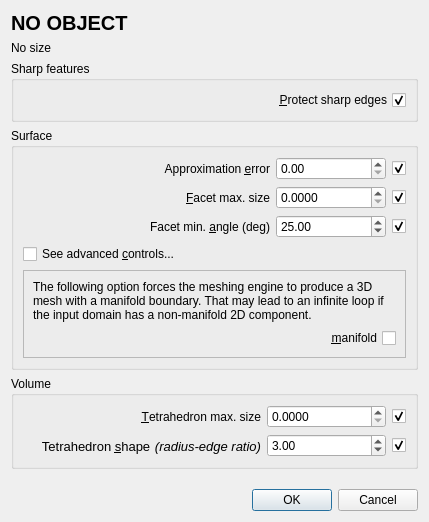
<?xml version="1.0" encoding="UTF-8"?>
<ui version="4.0">
 <class>Meshing_dialog</class>
 <widget class="QDialog" name="Meshing_dialog">
  <property name="enabled">
   <bool>true</bool>
  </property>
  <property name="geometry">
   <rect>
    <x>0</x>
    <y>0</y>
    <width>429</width>
    <height>428</height>
   </rect>
  </property>
  <property name="sizePolicy">
   <sizepolicy hsizetype="Preferred" vsizetype="Preferred">
    <horstretch>0</horstretch>
    <verstretch>0</verstretch>
   </sizepolicy>
  </property>
  <property name="windowTitle">
   <string>Meshing criteria</string>
  </property>
  <layout class="QVBoxLayout" name="verticalLayout">
   <item>
    <widget class="QLabel" name="objectName">
     <property name="font">
      <font>
       <pointsize>15</pointsize>
       <weight>75</weight>
       <bold>true</bold>
      </font>
     </property>
     <property name="text">
      <string>NO OBJECT</string>
     </property>
    </widget>
   </item>
   <item>
    <widget class="QLabel" name="objectNameSize">
     <property name="text">
      <string>No size</string>
     </property>
    </widget>
   </item>
   <item>
    <widget class="QGroupBox" name="sharpFeaturesGroup">
     <property name="layoutDirection">
      <enum>Qt::LeftToRight</enum>
     </property>
     <property name="title">
      <string>Sharp features</string>
     </property>
     <layout class="QGridLayout" name="gridLayout" columnstretch="2">
      <item row="0" column="0">
       <widget class="QCheckBox" name="protect">
        <property name="layoutDirection">
         <enum>Qt::RightToLeft</enum>
        </property>
        <property name="text">
         <string>&amp;Protect sharp edges</string>
        </property>
        <property name="checked">
         <bool>true</bool>
        </property>
       </widget>
      </item>
     </layout>
    </widget>
   </item>
   <item>
    <widget class="QGroupBox" name="groupBox">
     <property name="title">
      <string>Surface</string>
     </property>
     <layout class="QGridLayout" name="gridLayout_2" rowstretch="0,0,0,0,0,0,0,0,0" columnstretch="2,0,0">
      <item row="4" column="0">
       <widget class="QCheckBox" name="checkBox">
        <property name="text">
         <string>See advanced &amp;controls...</string>
        </property>
       </widget>
      </item>
      <item row="2" column="1">
       <widget class="QDoubleSpinBox" name="facetSizing">
        <property name="minimumSize">
         <size>
          <width>110</width>
          <height>0</height>
         </size>
        </property>
        <property name="decimals">
         <number>4</number>
        </property>
       </widget>
      </item>
      <item row="3" column="0">
       <widget class="QLabel" name="angleLabel">
        <property name="text">
         <string>Facet min. &amp;angle (deg)</string>
        </property>
        <property name="alignment">
         <set>Qt::AlignRight|Qt::AlignTrailing|Qt::AlignVCenter</set>
        </property>
        <property name="buddy">
         <cstring>facetAngle</cstring>
        </property>
       </widget>
      </item>
      <item row="3" column="2">
       <widget class="QCheckBox" name="noAngle">
        <property name="toolTip">
         <string>Enable/Disable parameter</string>
        </property>
        <property name="text">
         <string/>
        </property>
        <property name="checked">
         <bool>true</bool>
        </property>
       </widget>
      </item>
      <item row="1" column="0">
       <widget class="QLabel" name="approxLabel">
        <property name="text">
         <string>Approximation &amp;error</string>
        </property>
        <property name="alignment">
         <set>Qt::AlignRight|Qt::AlignTrailing|Qt::AlignVCenter</set>
        </property>
        <property name="buddy">
         <cstring>approx</cstring>
        </property>
       </widget>
      </item>
      <item row="2" column="0">
       <widget class="QLabel" name="sizingLabel">
        <property name="text">
         <string>&amp;Facet max. size</string>
        </property>
        <property name="alignment">
         <set>Qt::AlignRight|Qt::AlignTrailing|Qt::AlignVCenter</set>
        </property>
        <property name="buddy">
         <cstring>facetSizing</cstring>
        </property>
       </widget>
      </item>
      <item row="1" column="1">
       <widget class="QDoubleSpinBox" name="approx">
        <property name="minimumSize">
         <size>
          <width>110</width>
          <height>0</height>
         </size>
        </property>
       </widget>
      </item>
      <item row="2" column="2">
       <widget class="QCheckBox" name="noFacetSizing">
        <property name="toolTip">
         <string>Enable/Disable parameter</string>
        </property>
        <property name="text">
         <string/>
        </property>
        <property name="checked">
         <bool>true</bool>
        </property>
       </widget>
      </item>
      <item row="3" column="1">
       <widget class="QDoubleSpinBox" name="facetAngle">
        <property name="minimumSize">
         <size>
          <width>110</width>
          <height>0</height>
         </size>
        </property>
        <property name="minimum">
         <double>1.000000000000000</double>
        </property>
        <property name="maximum">
         <double>30.000000000000000</double>
        </property>
        <property name="value">
         <double>25.000000000000000</double>
        </property>
       </widget>
      </item>
      <item row="1" column="2">
       <widget class="QCheckBox" name="noApprox">
        <property name="toolTip">
         <string>Enable/Disable parameter</string>
        </property>
        <property name="text">
         <string/>
        </property>
        <property name="checked">
         <bool>true</bool>
        </property>
       </widget>
      </item>
      <item row="8" column="0" colspan="3">
       <widget class="QFrame" name="advanced">
        <property name="visible">
         <bool>false</bool>
        </property>
        <property name="frameShape">
         <enum>QFrame::StyledPanel</enum>
        </property>
        <property name="frameShadow">
         <enum>QFrame::Plain</enum>
        </property>
        <layout class="QVBoxLayout" name="advancedLayout">
         <item>
          <widget class="QLabel" name="manifoldLabel">
           <property name="sizePolicy">
            <sizepolicy hsizetype="Preferred" vsizetype="MinimumExpanding">
             <horstretch>0</horstretch>
             <verstretch>0</verstretch>
            </sizepolicy>
           </property>
           <property name="text">
            <string>The following option forces the meshing engine to produce a 3D mesh with a manifold boundary. That may lead to an infinite loop if the input domain has a non-manifold 2D component.</string>
           </property>
           <property name="wordWrap">
            <bool>true</bool>
           </property>
          </widget>
         </item>
         <item>
          <widget class="QCheckBox" name="manifoldCheckBox">
           <property name="layoutDirection">
            <enum>Qt::RightToLeft</enum>
           </property>
           <property name="text">
            <string>&amp;manifold</string>
           </property>
          </widget>
         </item>
        </layout>
       </widget>
      </item>
     </layout>
    </widget>
   </item>
   <item>
    <widget class="QGroupBox" name="groupBox_2">
     <property name="title">
      <string>Volume</string>
     </property>
     <layout class="QGridLayout" name="gridLayout_3" columnstretch="2,1,0">
      <item row="0" column="0">
       <widget class="QLabel" name="label">
        <property name="text">
         <string>&amp;Tetrahedron max. size</string>
        </property>
        <property name="alignment">
         <set>Qt::AlignRight|Qt::AlignTrailing|Qt::AlignVCenter</set>
        </property>
        <property name="buddy">
         <cstring>tetSizing</cstring>
        </property>
       </widget>
      </item>
      <item row="0" column="1">
       <widget class="QDoubleSpinBox" name="tetSizing">
        <property name="minimumSize">
         <size>
          <width>110</width>
          <height>0</height>
         </size>
        </property>
        <property name="decimals">
         <number>4</number>
        </property>
       </widget>
      </item>
      <item row="1" column="0">
       <widget class="QLabel" name="label_2">
        <property name="text">
         <string>&lt;!DOCTYPE HTML PUBLIC &quot;-//W3C//DTD HTML 4.0//EN&quot; &quot;http://www.w3.org/TR/REC-html40/strict.dtd&quot;&gt;
&lt;html&gt;&lt;head&gt;&lt;meta name=&quot;qrichtext&quot; content=&quot;1&quot; /&gt;&lt;style type=&quot;text/css&quot;&gt;
p, li { white-space: pre-wrap; }
&lt;/style&gt;&lt;/head&gt;&lt;body style=&quot; font-family:'Sans Serif'; font-size:10pt; font-weight:400; font-style:normal;&quot;&gt;
&lt;p style=&quot; margin-top:0px; margin-bottom:0px; margin-left:0px; margin-right:0px; -qt-block-indent:0; text-indent:0px;&quot;&gt;&lt;span style=&quot; font-family:'Lucida Grande';&quot;&gt;Tetrahedron &amp;amp;shape&lt;/span&gt;&lt;span style=&quot; font-family:'Lucida Grande'; font-size:13pt;&quot;&gt; &lt;/span&gt;&lt;span style=&quot; font-family:'Lucida Grande'; font-style:italic;&quot;&gt;(radius-edge ratio)&lt;/span&gt;&lt;/p&gt;&lt;/body&gt;&lt;/html&gt;</string>
        </property>
        <property name="alignment">
         <set>Qt::AlignRight|Qt::AlignTrailing|Qt::AlignVCenter</set>
        </property>
        <property name="buddy">
         <cstring>tetShape</cstring>
        </property>
       </widget>
      </item>
      <item row="1" column="1">
       <widget class="QDoubleSpinBox" name="tetShape">
        <property name="minimumSize">
         <size>
          <width>110</width>
          <height>0</height>
         </size>
        </property>
        <property name="minimum">
         <double>1.000000000000000</double>
        </property>
        <property name="value">
         <double>3.000000000000000</double>
        </property>
       </widget>
      </item>
      <item row="1" column="2">
       <widget class="QCheckBox" name="noTetShape">
        <property name="toolTip">
         <string>Enable/Disable parameter</string>
        </property>
        <property name="text">
         <string/>
        </property>
        <property name="checked">
         <bool>true</bool>
        </property>
       </widget>
      </item>
      <item row="0" column="2">
       <widget class="QCheckBox" name="noTetSizing">
        <property name="toolTip">
         <string>Enable/Disable parameter</string>
        </property>
        <property name="text">
         <string/>
        </property>
        <property name="checked">
         <bool>true</bool>
        </property>
       </widget>
      </item>
     </layout>
    </widget>
   </item>
   <item>
    <spacer name="verticalSpacer">
     <property name="orientation">
      <enum>Qt::Vertical</enum>
     </property>
     <property name="sizeType">
      <enum>QSizePolicy::MinimumExpanding</enum>
     </property>
     <property name="sizeHint" stdset="0">
      <size>
       <width>20</width>
       <height>0</height>
      </size>
     </property>
    </spacer>
   </item>
   <item>
    <widget class="QDialogButtonBox" name="buttonBox">
     <property name="orientation">
      <enum>Qt::Horizontal</enum>
     </property>
     <property name="standardButtons">
      <set>QDialogButtonBox::Cancel|QDialogButtonBox::Ok</set>
     </property>
    </widget>
   </item>
  </layout>
 </widget>
 <tabstops>
  <tabstop>protect</tabstop>
  <tabstop>approx</tabstop>
  <tabstop>noApprox</tabstop>
  <tabstop>facetSizing</tabstop>
  <tabstop>noFacetSizing</tabstop>
  <tabstop>facetAngle</tabstop>
  <tabstop>noAngle</tabstop>
  <tabstop>tetSizing</tabstop>
  <tabstop>noTetSizing</tabstop>
  <tabstop>tetShape</tabstop>
  <tabstop>noTetShape</tabstop>
  <tabstop>checkBox</tabstop>
  <tabstop>manifoldCheckBox</tabstop>
 </tabstops>
 <resources/>
 <connections>
  <connection>
   <sender>buttonBox</sender>
   <signal>accepted()</signal>
   <receiver>Meshing_dialog</receiver>
   <slot>accept()</slot>
   <hints>
    <hint type="sourcelabel">
     <x>397</x>
     <y>544</y>
    </hint>
    <hint type="destinationlabel">
     <x>157</x>
     <y>195</y>
    </hint>
   </hints>
  </connection>
  <connection>
   <sender>buttonBox</sender>
   <signal>rejected()</signal>
   <receiver>Meshing_dialog</receiver>
   <slot>reject()</slot>
   <hints>
    <hint type="sourcelabel">
     <x>397</x>
     <y>544</y>
    </hint>
    <hint type="destinationlabel">
     <x>286</x>
     <y>195</y>
    </hint>
   </hints>
  </connection>
  <connection>
   <sender>checkBox</sender>
   <signal>toggled(bool)</signal>
   <receiver>advanced</receiver>
   <slot>setVisible(bool)</slot>
   <hints>
    <hint type="sourcelabel">
     <x>69</x>
     <y>283</y>
    </hint>
    <hint type="destinationlabel">
     <x>72</x>
     <y>297</y>
    </hint>
   </hints>
  </connection>
 </connections>
</ui>
